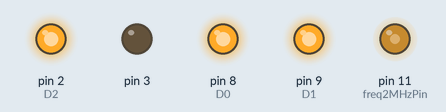
A sketch run on a simulated Arduino Uno, built with avr-gcc and run on an emulated ATmega328P. Parts: output pins drawn as LEDs (lit = HIGH). Random numbers use the default seed unless the sketch sets one; pins used as bus, display or sensor lines are not drawn.

Above: at 0.1 s.
At 0.9 s:
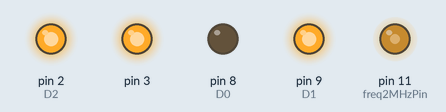
At 1.6 s:
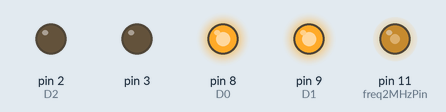
At 2.2 s:
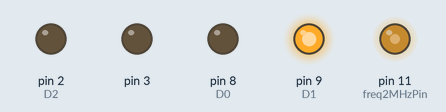
At 2.7 s:
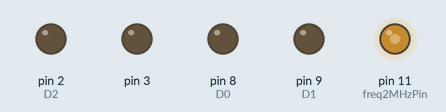
Timing chart, 0 to 4.2 s (numbered marks = the images above):
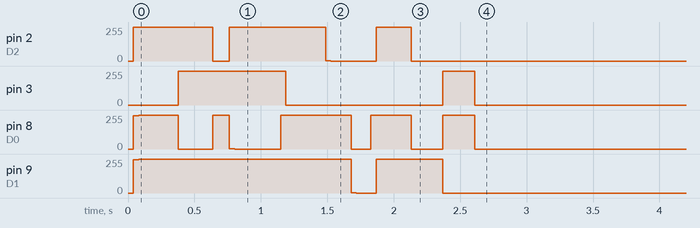

Measured:
- by itself, pin 3: 254/255 → 255/255 at 0.42 s, → 0/255 0.77 s later, → 255/255 1.2 s later, → 0/255 0.24 s later

The sketch:

YM2149-1.ino
```cpp
// working example!


const int ocr2aval    = 3;
const int freq2MHzPin = 11;   // OC2A output pin for ATmega328 boards


void init2MHzClock()
{
    // Set Timer 2 CTC mode with no prescaling.  OC2A toggles on compare match
    //
    // WGM22:0 = 010: CTC Mode, toggle OC
    // WGM2 bits 1 and 0 are in TCCR2A,
    // WGM2 bit 2 is in TCCR2B
    // COM2A0 sets OC2A (arduino pin 11 on Uno or Duemilanove) to toggle on compare match
    //
    TCCR2A = ((1 << WGM21) | (1 << COM2A0));

    // Set Timer 2  No prescaling  (i.e. prescale division = 1)
    //
    // CS22:0 = 001: Use CPU clock with no prescaling
    // CS2 bits 2:0 are all in TCCR2B
    TCCR2B = (1 << CS20);

    // Make sure Compare-match register A interrupt for timer2 is disabled
    TIMSK2 = 0;
    // This value determines the output frequency
    OCR2A = ocr2aval;
}

/////////////////////////////////////////////////////////////////////
void setup()
{
    Serial.begin(19200);
    randomSeed(analogRead(4)+analogRead(5));

    pinMode(8, OUTPUT); // D0
    pinMode(9, OUTPUT); // D1
    pinMode(2, OUTPUT); // D2
    pinMode(3, OUTPUT);
    pinMode(4, OUTPUT);
    pinMode(5, OUTPUT);
    pinMode(6, OUTPUT);
    pinMode(7, OUTPUT); // D7

    pinMode(A2, OUTPUT);  // BC1
    pinMode(A3, OUTPUT);  // BDIR

    pinMode(freq2MHzPin, OUTPUT);
    init2MHzClock();
    resetAY();


    // Random notes
    // Mixer ABC tone
    ay_out( 0x07, ~0x07 );
    // Volume
    ay_out( 0x08, random(11, 15) );
    ay_out( 0x09, random(11, 15) );
    ay_out( 0x0A, random(11, 15) );
    for(int i = 0; i < 10; i++ )
    {
        // Frequency
        ay_out( 0, random(i*1, 255) );
        ay_out( 2, random(i*5, 255) );
        ay_out( 4, random(i*3, 100) );
        // Noise frequnecy
        ay_out( 6, random(0, 255) );
        // Envelope freq
        ay_out( 0x0C, random(0, 255) );
        // Envelope shape
        //ay_out( 0x0D, 8 );
        ay_out( 0x0D, random(0, 16) );
        delay( random(100, 500) );
    }
    resetAY();
}

void loop()
{
    byte buffer[2];
    if( Serial.available() >= 2 )
    {
        Serial.readBytes(buffer, sizeof(buffer));
        if( buffer[1]==0xFF && buffer[0]==0xFF )
        {
            resetAY();
        }
        else
        {
            switch( buffer[1] )
            {

                case 0xFF:
                    delayMicroseconds(20);
                    break;
                case 0xFE:
                    while( buffer[0]-- )
                        delayMicroseconds(80);
                    break;
                case 0xFD:
                    resetAY();
                    break;

                default:
                    ay_out(buffer[1], buffer[0]);
                    break;
            }
        }
    }
}

void resetAY()
{
  digitalWrite(A2, LOW);
  digitalWrite(A3, LOW);
  for( int i=0; i < 16; i++)
    ay_out(i,0);
}


void ay_out(byte address, byte data)
{
  PORTC = PORTC & B11110011; // bc & dir = 00
  PORTD = (PORTD & 0x03) | (address & 0xFC);
  PORTB = (PORTB & 0xFC) | (address & 0x03);
  PORTC = PORTC | B00001100; // bc & dir = 11

  delayMicroseconds(1);

  PORTC = PORTC & B11110011; // bc & dir = 00
  PORTD = (PORTD & 0x03) | (data & 0xFC);
  PORTB = (PORTB & 0xFC) | (data & 0x03);
  PORTC = PORTC | B00001000; // bc, dir = 01

  delayMicroseconds(1);

  PORTC = PORTC & B11110011; // bc & dir = 00
}


/////////////////////////////////////////////////////////////////////

/*
unsigned int cb = 0;

byte rawData[] = {
    0xFF, 0x00, 0x8E, 0x02, 0x38, 0x03, 0x02, 0x04, 0x0E, 0x05, 0x02, 0x07,
    0x1A, 0x08, 0x0F, 0x09, 0x10, 0x0A, 0x0E, 0x0B, 0x47, 0x0D, 0x0E, 0xFF,
    0x00, 0x77, 0x04, 0x8E, 0x05, 0x03, 0x07, 0x3A, 0x08, 0x0E, 0x0A, 0x0D,
    0xFF, 0x00, 0x5E, 0x04, 0x0E, 0x05, 0x05, 0x0A, 0x0C, 0xFF, 0x04, 0x8E,
    0x05, 0x06, 0x07, 0x32, 0x08, 0x00, 0x0A, 0x0A, 0xFF, 0x05, 0x08, 0x0A,
    0x07, 0xFF, 0x04, 0x0E, 0x05, 0x0A, 0x0A, 0x04, 0xFF, 0x00, 0x8E, 0x04,
    0x8E, 0x05, 0x00, 0x07, 0x1E, 0x08, 0x0F, 0x0A, 0x0B, 0x0D, 0x0E, 0xFF,
    0x00, 0x77, 0x08, 0x0E, 0x0A, 0x06, 0xFF, 0x00, 0x5E, 0x07, 0x3E, 0x0A,
    0x00, 0xFF, 0x07, 0x36, 0x08, 0x00, 0xFF, 0xFF, 0xFF, 0x00, 0x8E, 0x07,
    0x33, 0x08, 0x0B, 0x0A, 0x0F, 0x0D, 0x0E, 0xFF, 0x04, 0x77, 0x08, 0x06,
    0x0A, 0x0E, 0xFF, 0x04, 0x5E, 0x07, 0x3B, 0x08, 0x00, 0xFF, 0x07, 0x1B,
    0x0A, 0x00, 0xFF, 0xFF, 0xFF, 0x02, 0x1C, 0x03, 0x01, 0x04, 0x8E, 0x07,
    0x33, 0x08, 0x0B, 0x0A, 0x0B, 0x0B, 0x23, 0x0D, 0x0E, 0xFF, 0x04, 0x77,
    0x08, 0x06, 0x0A, 0x0A, 0xFF, 0x04, 0x5E, 0x07, 0x3B, 0x08, 0x00, 0x0A,
    0x09, 0xFF, 0x07, 0x1B, 0x0A, 0x00, 0xFF, 0xFF, 0xFF, 0x02, 0x8E, 0x03,
    0x00, 0x04, 0x0E, 0x05, 0x01, 0x07, 0x18, 0x08, 0x0F, 0x09, 0x0B, 0x0A,
    0x0E, 0xFF, 0x00, 0x77, 0x02, 0x77, 0x04, 0x8E, 0x06, 0x01, 0x08, 0x0E,
    0x09, 0x0A, 0x0A, 0x0D, 0xFF, 0x00, 0x5E, 0x02, 0x5E, 0x04, 0x0E, 0x05,
    0x02, 0x06, 0x02, 0x09, 0x09, 0x0A, 0x0C, 0xFF, 0x02, 0x8E, 0x04, 0x8E,
    0x07, 0x30, 0x08, 0x00, 0x09, 0x08, 0x0A, 0x0A, 0xFF, 0x02, 0x77, 0xFF,
    0xFF
};

void pseudoInterrupt(){
  while(rawData[cb]<0xFF)
  {
   Serial.print("AY[");
   Serial.print(rawData[cb],DEC);
   Serial.print("] = ");
   Serial.print(rawData[cb+1],HEX);
   Serial.println();
   ay_out(rawData[cb],rawData[cb+1]);
   cb++;
   cb++;
 }
 if(rawData[cb]==0xff) cb++;

 if (cb>20*12)
 {
   Serial.println("==================================================== ZERO ==================================================");
   cb=0;
 }
}

void loop() {
  delay(20);
  pseudoInterrupt();
}
*/
//==========================================================================//
/*
void fillBuffer(){
  int fillSz = 0;
  int freeSz = bufSize;
  if (fillPos>playPos) {
    fillSz = fillPos-playPos;
    freeSz = bufSize - fillSz;
  }
  if (playPos>fillPos) {
    freeSz = playPos - fillPos;
    fillSz = bufSize - freeSz;
  }

  freeSz--; // do not reach playPos
  while (freeSz>0){
    byte b = 0xFD;
    if (fp.available()){
      b = fp.read();
    }
    playBuf[fillPos] = b;
    fillPos++;
    if (fillPos==bufSize) fillPos=0;
    freeSz--;
  }
}


int skipCnt = 0;

ISR(TIMER1_COMPA_vect){
  if (skipCnt>0){
    skipCnt--;
  } else {
    int fillSz = 0;
    int freeSz = bufSize;
    if (fillPos>playPos) {
      fillSz = fillPos-playPos;
      freeSz = bufSize - fillSz;
    }
    if (playPos>fillPos) {
      freeSz = playPos - fillPos;
      fillSz = bufSize - freeSz;
    }

    boolean ok = false;
    int p = playPos;
    while (fillSz>0){
      byte b = playBuf[p];
      p++; if (p==bufSize) p=0;
      fillSz--;

      if (b==0xFF){ ok = true; break; }
      if (b==0xFD){
        ok = true;
        playFinished = true;
        for (int i=0;i<16;i++) ay_out(i,0);
        break;
      }
      if (b==0xFE){
        if (fillSz>0){
          skipCnt = playBuf[p];
          p++; if (p==bufSize) p=0;
          fillSz--;

          skipCnt = 4*skipCnt;
          ok = true;
          break;
        }
      }
      if (b<=252){
        if (fillSz>0){
          byte v = playBuf[p];
          p++; if (p==bufSize) p=0;
          fillSz--;

          if (b<16) ay_out(b,v);
        }
      }
    } // while (fillSz>0)

    if (ok){
      playPos = p;
    }
  } // else skipCnt
}
*/

/*
Структура PSG-формата
Offset Number of byte Description
+0 3 Identifier 'PSG'
+3 1 Marker “End of Text” (1Ah)
+4 1 Version number
+5 1 Player frequency (for versions 10+)
+6 10 Data

Data — последовательности пар байтов записи в регистр.
Первый байт — номер регистра (от 0 до 0x0F), второй — значение.
Вместо номера регистра могут быть специальные маркеры: 0xFF, 0xFE или 0xFD
0xFD — конец композиции.
0xFF — ожидание 20 мс.
0xFE — следующий байт показывает сколько раз выждать по 80 мс.
*/
```
